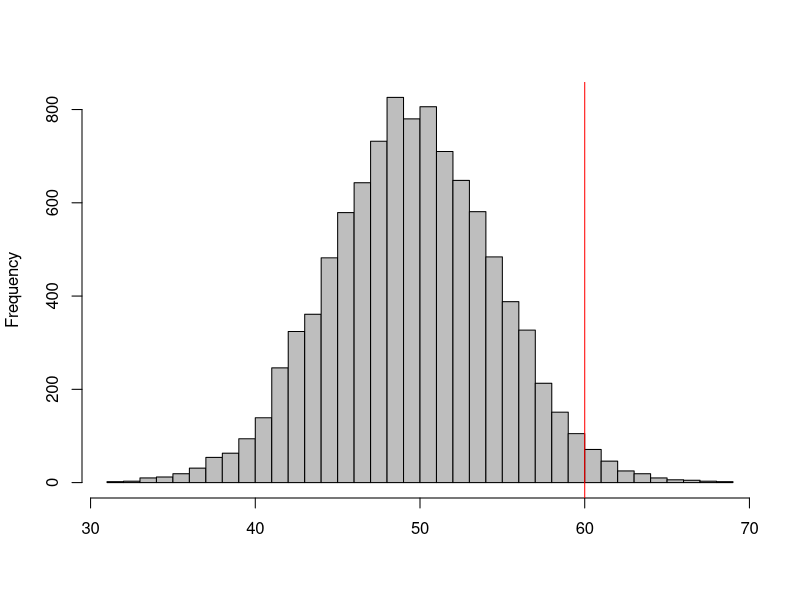
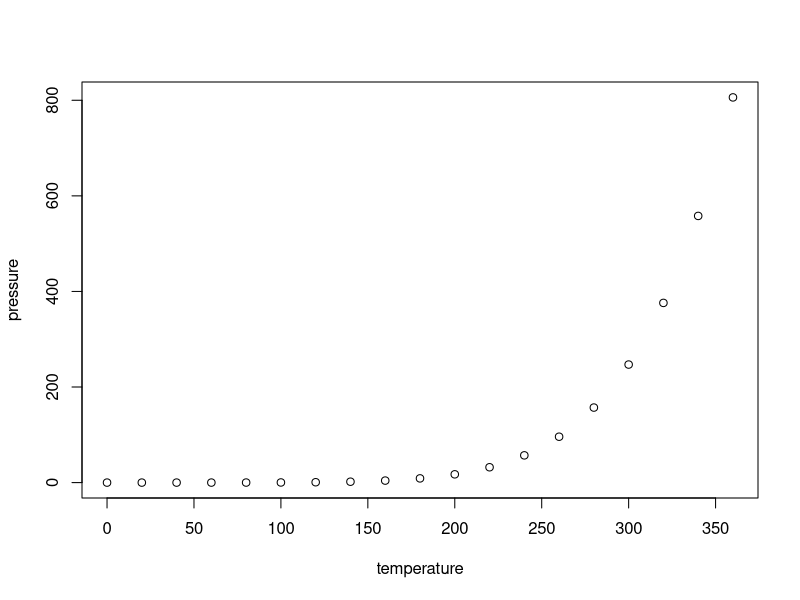

Source code (R) for these figures, in order:
## ---- chunk 1
N <- 100; n <- 60; p <- 0.5
muestras <- rbinom(10000, N, p)
hist(muestras, breaks = 30, col = "gray", main = "", xlab = "")
abline(v = n, col = "red")
## ---- chunk 2
mean(muestras >= n)
## ---- chunk 3
binom.test(n, N, p, "greater")
## ---- chunk 4
knitr::opts_chunk$set(echo = FALSE)
## ---- chunk 5
summary(cars)
## ---- chunk 6
plot(pressure)
